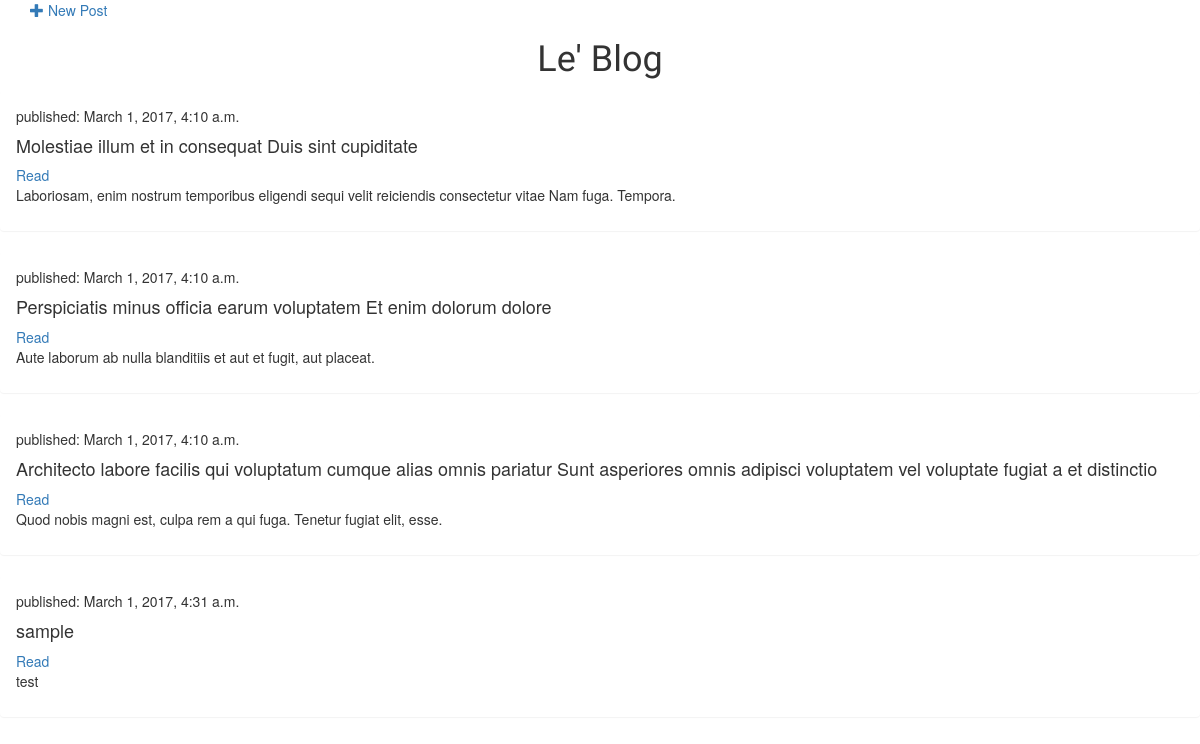
Before: / with the older database file.
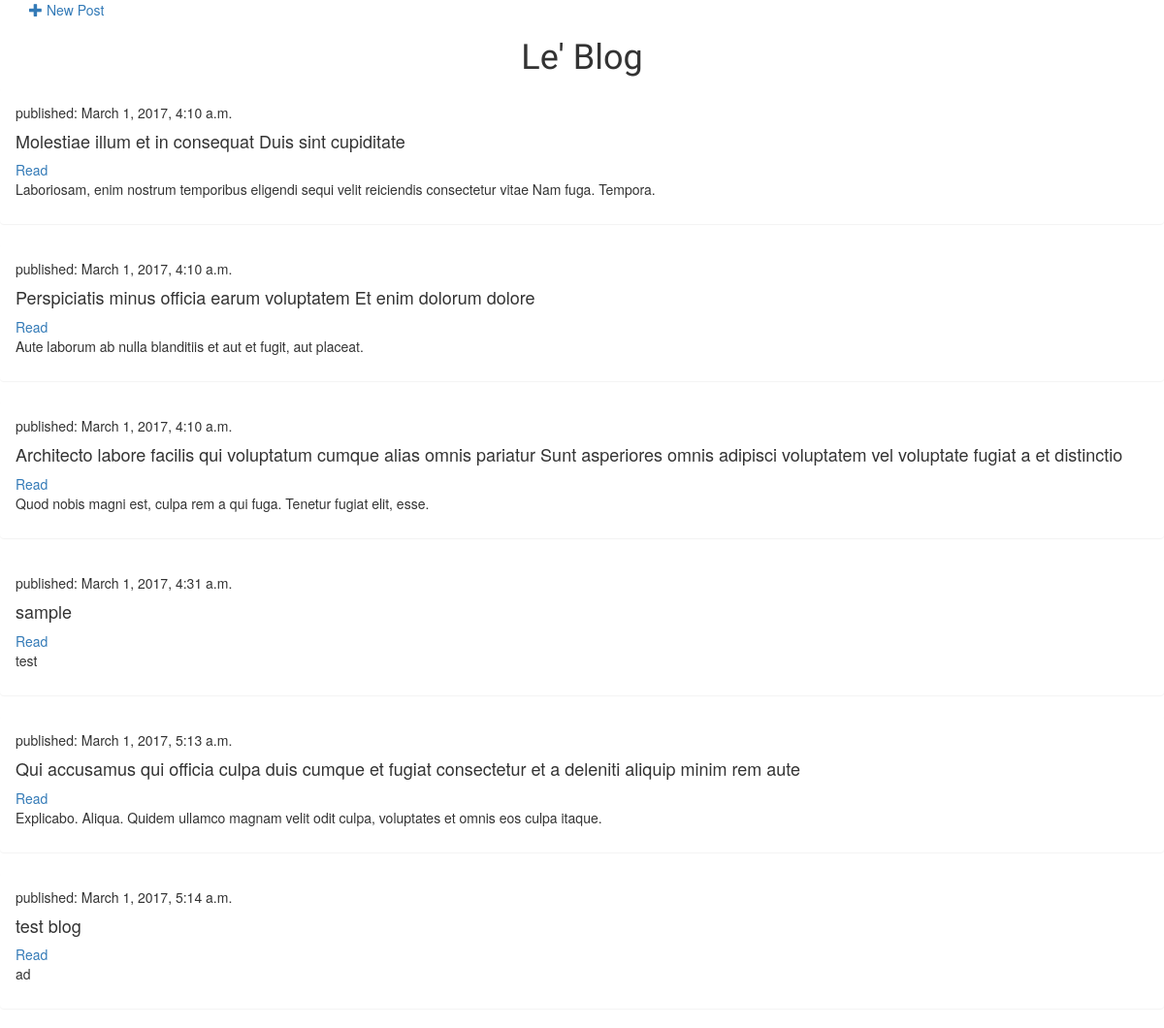
After: the same page with the newer database file.
### blog/models.py (models this page shows, shortened)
class Post(models.Model):
    author = models.ForeignKey('auth.User')
    title = models.CharField(max_length=200)
    text = models.TextField()
    created_date = models.DateTimeField(default=timezone.now)
    published_date = models.DateTimeField(blank=True, null=True)

### blog/views.py (the view)
# urls.py: url(r'^$', views.post_list, name='post_list'),
def post_list(request):
    posts = Post.objects.filter(published_date__lte=timezone.now()).order_by('published_date')
    return render(request, 'blog/post_list.html', {'posts': posts})

### blog/templates/blog/post_list.html
{% extends 'blog/base.html' %}
{% block content %}
<h1 class="text-center">Le' Blog</h1>
    </div>
    {% for post in posts %}
    <div class="panel panel-body">
        <p>published: {{ post.published_date }}</p>
        <h4>{{ post.title }}</h4><a href="{% url 'post_detail' pk=post.pk %}">Read</a>
        <p>{{ post.text|linebreaksbr }}</p>
    </div>
    {% endfor %}
{% endblock %}

### blog/templates/blog/base.html (shortened to what this page needs)
{% load staticfiles %}
<html>
    <head>
        <link rel="stylesheet" href="//maxcdn.bootstrapcdn.com/bootstrap/3.2.0/css/bootstrap.min.css">
        <link rel="stylesheet" href="{% static 'css/blog.css' %}">
    </head>
    <body>
    <div class="container">
        <a href="{% url 'post_new' %}" class="top-menu"><span class="glyphicon glyphicon-plus"></span> New Post</a>
            {% block content %}
            {% endblock %}
    </body>
</html>

### blog/static/css/blog.css (style rules this page uses)
h1 { font-family: 'Lobster'; }

Changed rows visible on the page:
added Post: published_date "March 1, 2017, 5:13 a.m.", title "Qui accusamus qui officia culpa duis cumque et fugiat consectetur et a deleniti aliquip minim rem aute", text "Explicabo. Aliqua. Quidem ullamco magnam velit odit culpa, voluptates et omnis eos culpa itaque."
added Post: published_date "March 1, 2017, 5:14 a.m.", title "test blog", text "ad"
